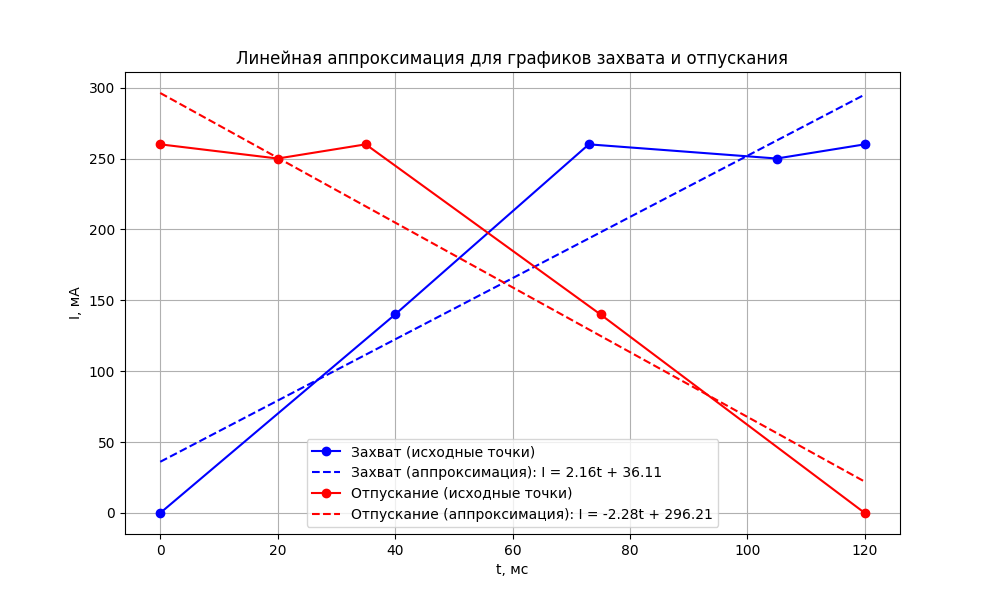

Generate this figure with Python:

from scipy.stats import linregress
import matplotlib.pyplot as plt

# Объединение всех точек каждого графика для построения единой зависимости
# График захвата (а)
t_capture_all = [0, 40, 73, 105, 120]
I_capture_all = [0, 140, 260, 250, 260]

# График отпускания (б)
t_release_all = [0, 20, 35, 75, 120]
I_release_all = [260, 250, 260, 140, 0]

# Линейная аппроксимация для захвата (а)
slope_capture, intercept_capture, _, _, _ = linregress(t_capture_all, I_capture_all)
I_capture_approx = [slope_capture * t + intercept_capture for t in t_capture_all]

# Линейная аппроксимация для отпускания (б)
slope_release, intercept_release, _, _, _ = linregress(t_release_all, I_release_all)
I_release_approx = [slope_release * t + intercept_release for t in t_release_all]

# Построение графиков для визуализации
plt.figure(figsize=(10, 6))

# Захват (а)
plt.plot(t_capture_all, I_capture_all, 'bo-', label='Захват (исходные точки)')
plt.plot(t_capture_all, I_capture_approx, 'b--', label=f'Захват (аппроксимация): I = {slope_capture:.2f}t + {intercept_capture:.2f}')

# Отпускание (б)
plt.plot(t_release_all, I_release_all, 'ro-', label='Отпускание (исходные точки)')
plt.plot(t_release_all, I_release_approx, 'r--', label=f'Отпускание (аппроксимация): I = {slope_release:.2f}t + {intercept_release:.2f}')

# Настройка графика
plt.title("Линейная аппроксимация для графиков захвата и отпускания")
plt.xlabel("t, мс")
plt.ylabel("I, мА")
plt.grid()
plt.legend()
plt.show()

# Возвращаем уравнения аппроксимации
print(slope_capture)
print(intercept_capture)
print(slope_release)
print(intercept_release)
